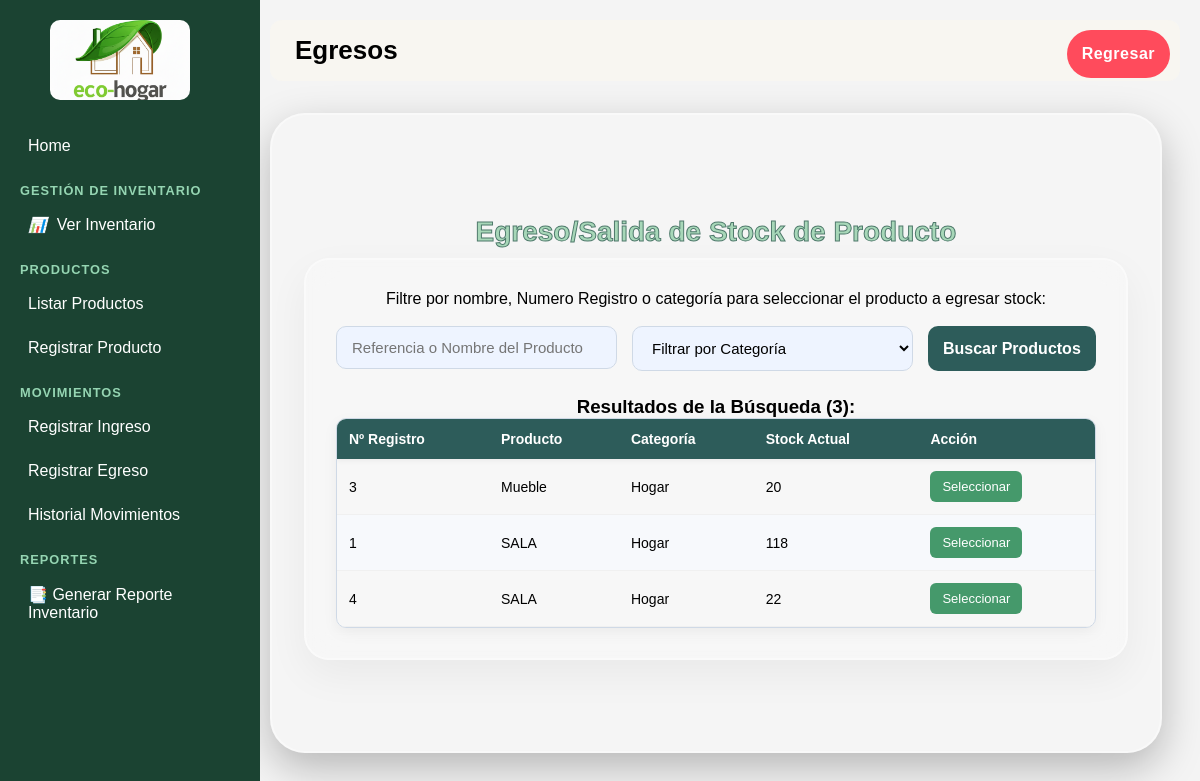
The page /registrarEgreso.php on the database as committed earlier.
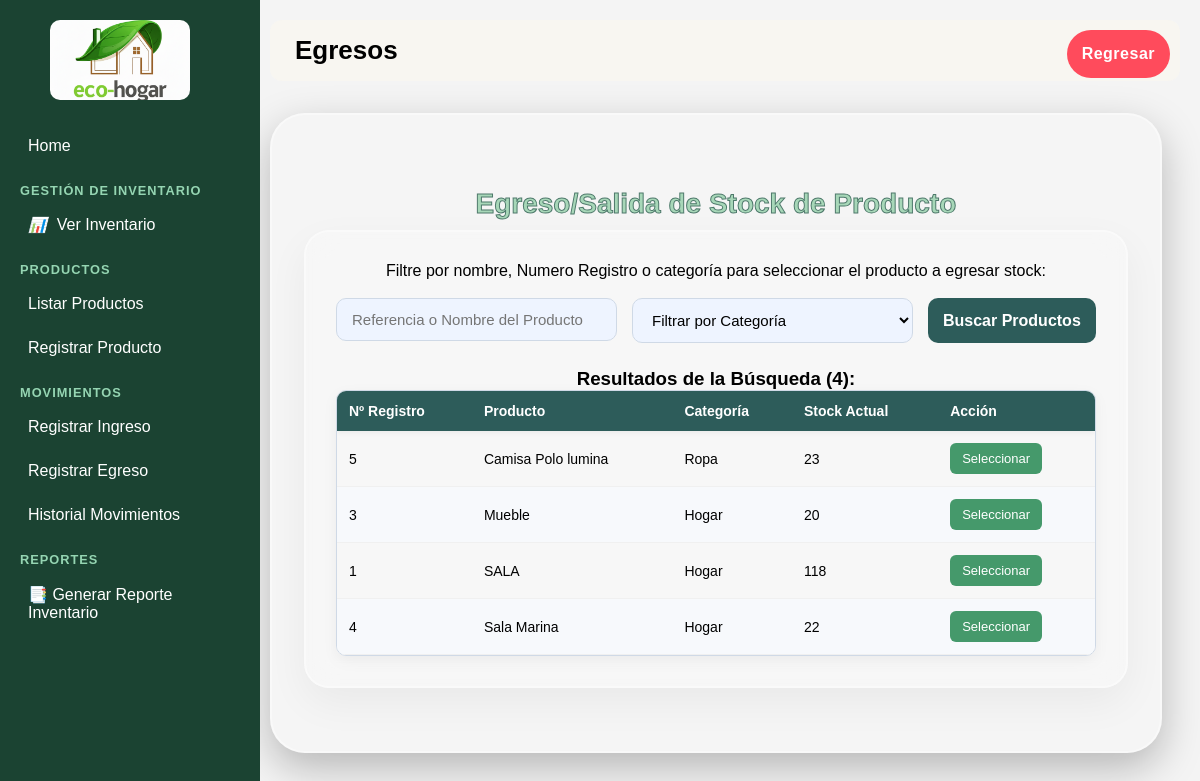
The same page on the database as committed later.
### tables this page shows
CREATE TABLE `productos` (
  `idPro` int(11) NOT NULL,
  `idCatFK` int(11) NOT NULL,
  `nomPro` varchar(100) NOT NULL,
  `desPro` text NOT NULL,
  `preUni` decimal(10,0) NOT NULL,
  `preVen` decimal(10,0) NOT NULL,
  `FecReg` date NOT NULL,
  `stoAct` int(11) NOT NULL,
  `umbMinSo` int(11) NOT NULL,
  `idEstProEnumFK` int(11) NOT NULL
);

CREATE TABLE `categoria_producto` (
  `idCat` int(11) NOT NULL,
  `nomCat` varchar(100) NOT NULL
);

### logica/logica-egreso.php (called while the page is built, shortened)
<?php
include "conexion/conexion.php";
$producto_seleccionado = null;
$productos_encontrados = [];
$sql_filtro = "SELECT p.idPro, p.nomPro, p.desPro, p.stoAct, c.nomCat
                FROM productos p
                JOIN categoria_producto c ON p.idCatFK = c.idCat
                WHERE 1=1";
$sql_filtro .= " ORDER BY p.nomPro LIMIT 50";
if ($stmt_filtro = $conexion->prepare($sql_filtro)) {
    $stmt_filtro->execute();
    $resultado_filtro = $stmt_filtro->get_result();
    while ($fila = $resultado_filtro->fetch_assoc()) {
        $productos_encontrados[] = $fila;
    }
}
?>

### registrarEgreso.php (the view, shortened to what the changed rows need)
<?php
include_once 'logica/logica-egreso.php';
$fecha_actual = date('Y-m-d');
?>
<!DOCTYPE html>
<html lang="es">
<head>
    <link rel="stylesheet" href="css/style-egreso.css">
</head>
<body>
    <main class="content-area">
    <header  class="topbar">
        <h1>Egresos</h1>
    </header>
    <div class="admin-box">
        <h2>Egreso/Salida de Stock de Producto</h2>
        <div class="registro-box <?php echo ($producto_seleccionado === null) ? 'wide' : ''; ?>">
            <?php
            if ($producto_seleccionado !== null):
            ?>
                <div class="contenedor-formulario-stock">
                    <h3 class="info-title">Detalles del Producto y Stock Actual:
                        <span class="valor-stock-actual" style="color: #ffffffff;"><?php echo htmlspecialchars($producto_seleccionado['stoAct'] ?? '0'); ?> unidades</span>
                    </h3>
                    <form action="registrarEgreso.php" method="POST" class="formulario-ingreso-stock">
                        <input type="hidden" name="id_producto" value="<?php echo htmlspecialchars($producto_seleccionado['idPro'] ?? ''); ?>">
                        <div class="form-group-inline">
                            <div class="form-group" style="flex: 1;">
                                <label for="idPro">Referencia Producto:</label>
                                <input type="text" id="idPro" value="<?php echo htmlspecialchars($producto_seleccionado['idPro'] ?? ''); ?>" disabled>
                            </div>
                            <div class="form-group" style="flex: 2;">
                                <label for="nombre">Nombre del Producto:</label>
                                <input type="text" id="nombre" value="<?php echo htmlspecialchars($producto_seleccionado['nomPro'] ?? ''); ?>" disabled>
                            </div>
                        </div>
                        <div>
                            <label for="descripcion">Descripción:</label>
                            <textarea id="descripcion" disabled><?php echo htmlspecialchars($producto_seleccionado['desPro'] ?? ''); ?></textarea>
                        </div>
                        <div class="form-group-inline">
                            <div class="form-group" style="flex: 1;">
                                <label for="precio">Precio Unitario:</label>
                                <input type="text" id="precio" value="$<?php echo number_format($producto_seleccionado['preUni'] ?? 0, 2); ?>" disabled>
                            </div>
                            <div class="form-group" style="flex: 1;">
                                <label for="categoria">Categoría:</label>
                                <input type="text" id="categoria" value="<?php echo htmlspecialchars($producto_seleccionado['nomCat'] ?? ''); ?>" disabled>
                            </div>
                        </div>
                        <div class="form-group">
                            <label for="cantidad_egresar">Cantidad del producto Vendido (Egreso/Salida):</label>
                            <input type="number" id="cantidad_egresar" name="cantidad_egresar" min="1" required
                                placeholder="Ingrese la cantidad de unidades a egresar"
                                max="<?php echo htmlspecialchars($producto_seleccionado['stoAct'] ?? '1'); ?>">
                        </div>
                        <div class="form-group">
                            <label for="razon_egreso">Razón del Egreso/Venta:</label>
                            <textarea id="razon_egreso" name="razon_egreso" rows="3" required placeholder="Ej: Venta al cliente #XYZ, Producto dañado, Devolución a proveedor."></textarea>
                        </div>
                        <div class="form-group">
                            <label for="fecha">Fecha de Registro:</label>
                            <input type="text" id="fecha" name="fecha" value="<?php echo $fecha_actual; ?>" disabled>
                        </div>
                        <div class="btn-group">
                            <a href="registrarEgreso.php" class="btn-cancelar-form btn-cancel" style="text-decoration: none; text-align: center;">Cancelar</a>
                            <button type="submit" name="enviar_egreso" class="btn-confirmar-form btn-submit">Confirmar Egreso</button>
                        </div>
                    </form>
                </div>
            <?php
            else:
            ?>
                <p class="search-instruction">Filtre por nombre, Numero Registro o categoría para seleccionar el producto a egresar stock:</p> <br>
                <form action="registrarEgreso.php" method="POST" class="filter-form">
                    <div class="filter-controls">
                    </div>
                </form>
                <?php if (!empty($productos_encontrados)): ?>
                    <h3 class="results-count">Resultados de la Búsqueda (<?php echo count($productos_encontrados); ?>):</h3>
                    <div class="results-table-container">
                        <table class="results-table">
                            <thead>
                                <tr>
                                    <th>Nº Registro</th>
                                    <th>Producto</th>
                                    <th>Categoría</th>
                                    <th>Stock Actual</th>
                                    <th>Acción</th>
                                </tr>
                            </thead>
                            <tbody>
                                <?php foreach ($productos_encontrados as $producto): ?>
                                    <tr>
                                        <td><?php echo htmlspecialchars($producto['idPro']); ?></td>
                                        <td><?php echo htmlspecialchars($producto['nomPro']); ?></td>
                                        <td><?php echo htmlspecialchars($producto['nomCat']); ?></td>
                                        <td class="stock-cell"><?php echo htmlspecialchars($producto['stoAct']); ?></td>
                                        <td>
                                            <form action="registrarEgreso.php" method="POST" style="margin: 0;">
                                                <button type="submit" name="seleccionar_producto" class="btn-select">Seleccionar</button>
                                            </form>
                                        </td>
                                    </tr>
                                <?php endforeach; ?>
                            </tbody>
                        </table>
                    </div>
                <?php endif; ?>
            <?php endif; ?>
        </div>
    </div>
</body>
</html>

Rows that differ between the two databases and show on the page:
added productos: idPro "5", nomPro "Camisa Polo lumina", idCatFK.nomCat "Ropa", stoAct "23"
changed productos id 4: nomPro "SALA" → "Sala Marina"
Other text that changed with them:
count($productos_encontrados): "3" → "4"
